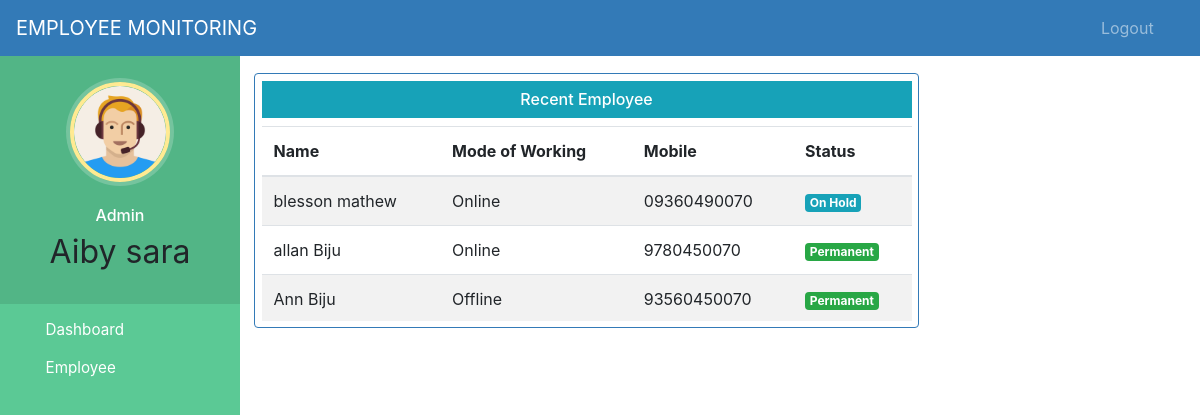
Page /admin-dashboard (signed in) on the committed database.
### employee/models.py (models this page shows, shortened)
class Employee(models.Model):
    user = models.OneToOneField(User, on_delete=models.CASCADE)
    profile_pic = models.ImageField(upload_to='profile_pic/EmployeeProfilePic/', null=True, blank=True)
    mode = models.CharField(max_length=128, choices=mode_status, default='Offline')
    address = models.CharField(max_length=128)
    mobile = models.CharField(max_length=12, null=True)
    email = models.EmailField(max_length=128, null=True)
    status = models.BooleanField(default=False)
    last_activity = models.DateTimeField(null=True, blank=True)
    @property
    def get_name(self):
        return self.user.first_name + " " + self.user.last_name

### employee/views.py (the view)
# urls.py: path('admin-dashboard', views.admin_dashboard_view, name='admin-dashboard'),
@login_required(login_url='userlogin')
@user_passes_test(is_admin)
def admin_dashboard_view(request):
    employees = models.Employee.objects.all().order_by('-id')
    myDict = {
        'employees': employees,
    }
    return render(request, 'admin_dashboard.html', context=myDict)

### employee/views.py (called while the page is built)
def is_admin(user):
    return user.groups.filter(name='ADMIN').exists()

### templates/admin_dashboard.html (shortened to what this page needs)
{% extends 'admin_base.html' %}
{% load static %}
{% block content %}
<head>
  <link rel="stylesheet" href="https://maxcdn.bootstrapcdn.com/bootstrap/4.5.2/css/bootstrap.min.css">
  <link rel="stylesheet" href="https://cdnjs.cloudflare.com/ajax/libs/font-awesome/4.7.0/css/font-awesome.min.css">
</head>
<br><br><br>
<div class="container">
<table>
<tbody>
  <tr>
    <td>
      {% if employees %}
      <a style="text-decoration:none;" href="/admin-employee">
        <div class="row">
        <div class="bor">
            <div class="tableFixHead">
              <h6 class="bg-info" style="padding:9px; text-align:center;">Recent Employee</h6>
              <table class="table table-striped" >
              <thead >
                <tr >
                  <th>Name</th>
                  <th>Mode of Working</th>
                  <th>Mobile</th>
                  <th>Status</th>
                </tr>
              </thead>
              <tbody>
              {% for d in employees %}
              <tr>
                <td> {{d.get_name}}</td>
                <td>{{d.mode}}</td>
                <td>{{d.mobile}}</td>
                {%if d.status%}
                <td> <span class="badge badge-success">Permanent</span></td>
                {% else %}
                <td> <span class="badge badge-info">On Hold</span></td>
                {% endif %}
              </tr>
              {% endfor %}
              </tbody>
            </table>
          </div>
        </div>
      </div>
      </a>
      {% else %}
      <br>
      <div style="padding:1%; margin-left:1%; width: 465px;"><center><h5 class="bg-danger" style="padding:9px; text-align:center; color:white;">No Recent Employees</h5></center></div>
      {% endif %}
    </td>
  </tr>
</tbody>
</table>
</div>
{% endblock content %}

### templates/admin_base.html (shortened to what this page needs)
<!DOCTYPE html>
{% load static %}
<html lang="en">
<head>
  <link rel="stylesheet" href="https://stackpath.bootstrapcdn.com/bootstrap/4.3.1/css/bootstrap.min.css">
  <link rel="stylesheet" href="https://maxcdn.bootstrapcdn.com/font-awesome/4.7.0/css/font-awesome.min.css">
  <link rel="stylesheet" href="{% static '/style.css' %}">
</head>
<body>
  <nav class="menu" tabindex="0">
    <header class="avatar">
      <img src="{% static 'images/adminpropic.png' %}" />
      <br><br>
      <h6 >Admin</h6>
      <h2>{{request.user.first_name}}</h2>
    </header>
    <ul>
      <a style="color:white; text-decoration:none;" href="/admin-dashboard"><li tabindex="0" class="icon-dashboard"><span>Dashboard</span></li></a>
      <a style="color:white; text-decoration:none;" href="/admin-employee"><li tabindex="0" class="icon-user"><span>Employee</span></li></a>
    </ul>
  </nav>
  <main>
    <div class="bs-example">
      <nav class="navbar navbar-expand-md  navbar-dark fixed-top" style="background:#337AB7;">
        <a href="/admin-dashboard" class="navbar-brand">EMPLOYEE MONITORING</a>
        <div class="collapse navbar-collapse justify-content-between" id="navbarCollapse">
          <div class="navbar-nav" style=" margin-left: 90%;">
            <a href="/logout" class="nav-item nav-link">Logout</a>
          </div>
        </div>
      </nav>
    </div>
    {% block content %}
    {% endblock content %}
  </main>
</body>
</html>

### static/css/style.css (style rules this page uses)
body { padding-left: 240px; }
main { position: relative; height: 100vh; }
.menu { background: #5bc995; height: 100vh; width: 240px; position: fixed; top: 0px; left: 0; z-index: 5; outline: none; }
.menu .avatar { background: rgba(0, 0, 0, 0.1); padding: 2em 0.5em; text-align: center; }
.menu .avatar img { width: 100px; border-radius: 50%; overflow: hidden; border: 4px solid #ffea92; box-shadow: 0 0 0 4px rgba(255, 255, 255, 0.2); }
.menu .avatar h2 { font-weight: normal; margin-bottom: 0; }
.menu ul { list-style: none; padding: 0.5em 0; margin: 0; }
.menu ul li { padding: 0.5em 1em 0.5em 3em; font-size: 0.95em; font-weight: regular; background-repeat: no-repeat; background-position: left 15px center; background-size: auto 20px; transition: all 0.15s linear; cursor: pointer; }
.menu ul li.icon-dashboard { background-image: url("http://www.entypo.com/images//gauge.svg"); }
.menu ul li.icon-user { background-image: url("http://www.entypo.com/images//user.svg"); }

### templates/admin_base.html (style rules this page uses)
a:link { text-decoration: none; }
a { color: white; }
body { padding-left: 240px; }
main { position: relative; height: 100vh; }
.menu { background: #5bc995; height: 100vh; width: 240px; position: fixed; top: 50px; left: 0; z-index: 5; outline: none; }
.menu .avatar { background: rgba(0, 0, 0, 0.1); padding: 2em 0.5em; text-align: center; }
.menu .avatar img { width: 100px; border-radius: 50%; overflow: hidden; border: 4px solid #ffea92; box-shadow: 0 0 0 4px rgba(255, 255, 255, 0.2); }
.menu .avatar h2 { font-weight: normal; margin-bottom: 0; }
.menu ul { list-style: none; padding: 0.5em 0; margin: 0; }
.menu ul li { padding: 0.5em 1em 0.5em 3em; font-size: 0.95em; font-weight: regular; background-repeat: no-repeat; background-position: left 15px center; background-size: auto 20px; transition: all 0.15s linear; cursor: pointer; }
.menu ul li.icon-dashboard { background-image: url("http://www.entypo.com/images//gauge.svg"); }
.menu ul li.icon-user { background-image: url("http://www.entypo.com/images//user.svg"); }

### templates/admin_dashboard.html (style rules this page uses)
h6 { color: white; }
.bor { padding:1%; margin-left:2%; border:1px solid transparent;border-radius:4px; border-color:#337ab7 }
.tableFixHead { overflow-y: auto; height: 240px; width: 650px; }
.tableFixHead thead th { position: sticky; top: 0; opacity: 1; }
.tableFixHead h6 { position: sticky; }
th { background-color: white; }

### rows in the picture
Employee: get_name "blesson mathew", mode "Online", mobile "09360490070", status "On Hold"
Employee: get_name "allan Biju", mode "Online", mobile "9780450070", status "Permanent"
Employee: get_name "Ann Biju", mode "Offline", mobile "93560450070", status "Permanent"

### other values in the picture
{{ request.user.first_name }} "Aiby sara"
